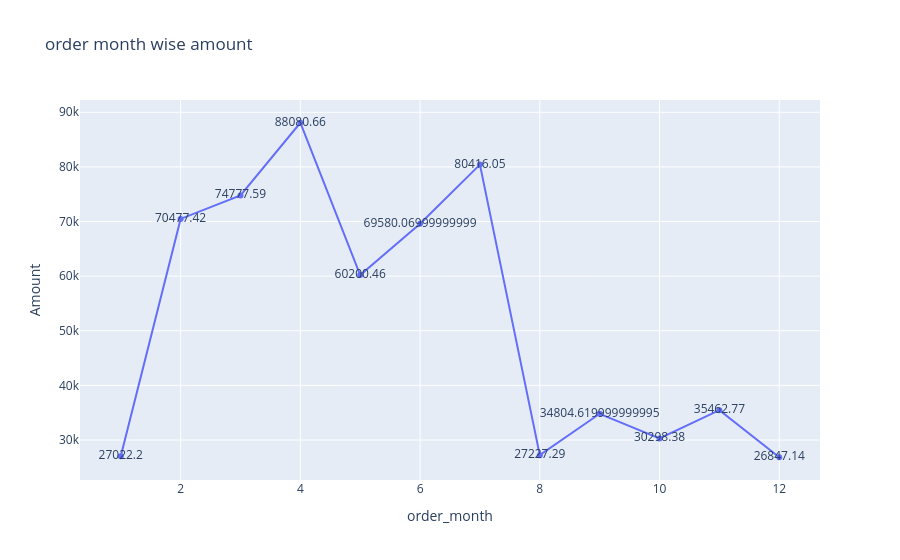

The notebook cell this image was saved under:
### Code cell
fig = px.line(data_frame=d_ans,x = 'order_month',y='Amount', text ='Amount',title ='order month wise amount')
fig.show()

### Figure 1 — Plotly figure (JSON) as saved in the notebook; plotly's stock layout.template omitted (floating-point values rounded to 4 significant figures)
{"data": [{"hovertemplate": "order_month=%{x}<br>Amount=%{text}<extra></extra>", "legendgroup": "", "line": {"color": "#636efa", "dash": "solid"}, "marker": {"symbol": "circle"}, "mode": "lines+markers+text", "name": "", "orientation": "v", "showlegend": false, "text": [27020.0, 70480.0, 74780.0, 88080.0, 60200.0, 69580.0, 80420.0, 27230.0, 34800.0, 30300.0, 35460.0, 26850.0], "type": "scatter", "x": [1, 2, 3, 4, 5, 6, 7, 8, 9, 10, 11, 12], "xaxis": "x", "y": [27020.0, 70480.0, 74780.0, 88080.0, 60200.0, 69580.0, 80420.0, 27230.0, 34800.0, 30300.0, 35460.0, 26850.0], "yaxis": "y"}], "layout": {"legend": {"tracegroupgap": 0}, "title": {"text": "order month wise amount"}, "xaxis": {"anchor": "y", "domain": [0, 1], "title": {"text": "order_month"}}, "yaxis": {"anchor": "x", "domain": [0, 1], "title": {"text": "Amount"}}}}
